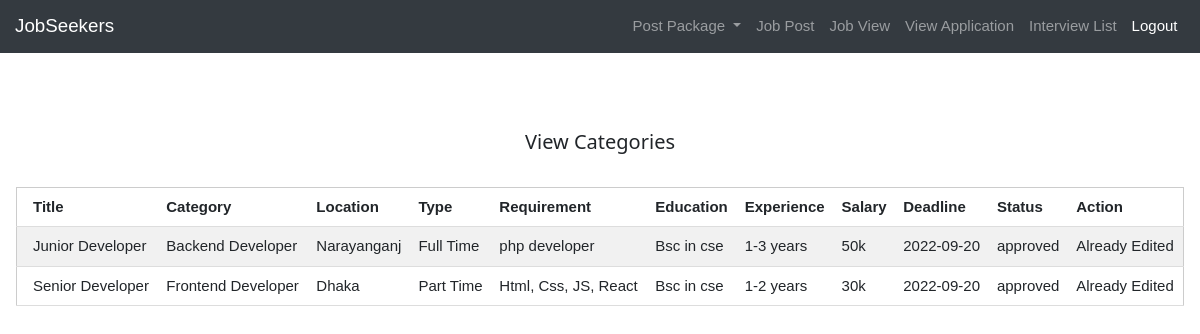
Page /employer/employer_jobview.php (signed in) on the committed database.
### tables this page shows
CREATE TABLE `jobpost` (
  `id` varchar(255) NOT NULL,
  `title` varchar(255) DEFAULT NULL,
  `companyname` varchar(255) DEFAULT NULL,
  `categoryid` int(11) DEFAULT NULL,
  `location` varchar(255) DEFAULT NULL,
  `type` varchar(255) DEFAULT NULL,
  `requirement` varchar(255) DEFAULT NULL,
  `experience` varchar(255) DEFAULT NULL,
  `salary` int(11) DEFAULT NULL,
  `employerid` varchar(255) DEFAULT NULL,
  `editlimit` int(11) DEFAULT NULL,
  `status` varchar(255) DEFAULT NULL,
  `education` varchar(255) DEFAULT NULL,
  `deadline` date DEFAULT NULL
);

CREATE TABLE `category` (
  `id` int(11) NOT NULL,
  `name` varchar(255) DEFAULT NULL,
  `adminid` varchar(255) DEFAULT NULL
);

### employer/employer_jobview.php (the view, shortened to what this page needs)
<?php
require '../database.php';
?>
<!DOCTYPE html>
<html lang="en">
<head>
   <link rel="stylesheet" href="../css/stylesheet.css">
   <link rel="stylesheet" href="../css/bootstrap.min.css">
    <link rel="stylesheet" href="../css/w3.css">
</head>
<body>
<?php
     include 'employer_navbar.php';
    $employerid=$_SESSION['employerid'];
    $sql= "SELECT jobpost.id,jobpost.title,jobpost.deadline,jobpost.education, jobpost.location,jobpost.type,jobpost.requirement,jobpost.experience,jobpost.salary,jobpost.status,jobpost.editlimit,category.name
            FROM jobpost INNER JOIN category ON jobpost.categoryid = category.id WHERE employerid='$employerid' ";
    $result=mysqli_query($connection,$sql);
?>
<br><br><br>
<div class="w3-container">
    <h4 style="text-align: center">View Categories</h4>
    <br>
    <table class="w3-table-all">
      <tr>
        <th>Title</th>
        <th>Category</th>
        <th>Location</th>
        <th>Type</th>
        <th>Requirement</th>
        <th>Education</th>
        <th>Experience</th>
        <th>Salary</th>
        <th>Deadline</th>
        <th>Status</th>
        <th>Action</th>
      </tr>
      <?php while ($row = mysqli_fetch_assoc($result))
      {
      ?>
      <tr>
        <td> <?php echo $row['title'] ?></td>
        <td> <?php echo $row['name'] ?></td>
        <td> <?php echo $row['location'] ?></td>
        <td> <?php echo $row['type'] ?></td>
        <td> <?php echo $row['requirement'] ?></td>
        <td> <?php echo $row['education'] ?></td>
        <td> <?php echo $row['experience'] ?></td>
        <td> <?php echo $row['salary'] ?>k</td>
        <td> <?php echo $row['deadline'] ?></td>
        <td> <?php echo $row['status'] ?></td>
        <?php if($row['editlimit']==1){ ?>
        <td>
          <a class="btn btn-warning" href="employer_jobpostedit.php?jobpostid=<?php echo $row['id']; ?>& edit=edit">Edit</a>
        </td>
        <?php }else{ ?>
          <td> Already Edited</td>
      </tr>
      <?php
        }
      }
      ?>
    </table>
  </div>
</body>
</html>

### css/stylesheet.css (style rules this page uses)
body, html { height: 100%; margin: 0; font-family: Arial, Helvetica, sans-serif; }
* { box-sizing: border-box; }

### css/w3.css (style rules this page uses)
html { box-sizing:border-box }
*,*:before,*:after { box-sizing:inherit }
html { -ms-text-size-adjust:100%;-webkit-text-size-adjust:100% }
body { margin:0 }
html,body { font-family:Verdana,sans-serif;font-size:15px;line-height:1.5 }
html { overflow-x:hidden }
h4 { font-size:20px }
h1,h2,h3,h4,h5,h6 { font-family:"Segoe UI",Arial,sans-serif;font-weight:400;margin:10px 0 }
.w3-table,.w3-table-all { border-collapse:collapse;border-spacing:0;width:100%;display:table }
.w3-table-all { border:1px solid #ccc }
.w3-bordered tr,.w3-table-all tr { border-bottom:1px solid #ddd }
.w3-table-all tr:nth-child(odd) { background-color:#fff }
.w3-table-all tr:nth-child(even) { background-color:#f1f1f1 }
.w3-table td,.w3-table th,.w3-table-all td,.w3-table-all th { padding:8px 8px;display:table-cell;text-align:left;vertical-align:top }
.w3-table th:first-child,.w3-table td:first-child,.w3-table-all th:first-child,.w3-table-all td:first-child { padding-left:16px }
.w3-container:after,.w3-container:before,.w3-panel:after,.w3-panel:before,.w3-row:after,.w3-row:before,.w3-row-padding:after,.w3-row-padding:before, .w3-cell-row:before,.w3-cell-row:after,.w3-clear:after,.w3-clear:before,.w3-bar:before,.w3-bar:after { content:"";display:table;clear:both }
.w3-container,.w3-panel { padding:0.01em 16px }

### rows in the picture
jobpost: title "Junior Developer", categoryid.name "Backend Developer", location "Narayanganj", type "Full Time", requirement "php developer", education "Bsc in cse", experience "1-3 years", salary "50", deadline "2022-09-20", status "approved", editlimit "Already Edited"
jobpost: title "Senior Developer", categoryid.name "Frontend Developer", location "Dhaka", type "Part Time", requirement "Html, Css, JS, React", education "Bsc in cse", experience "1-2 years", salary "30", deadline "2022-09-20", status "approved", editlimit "Already Edited"
